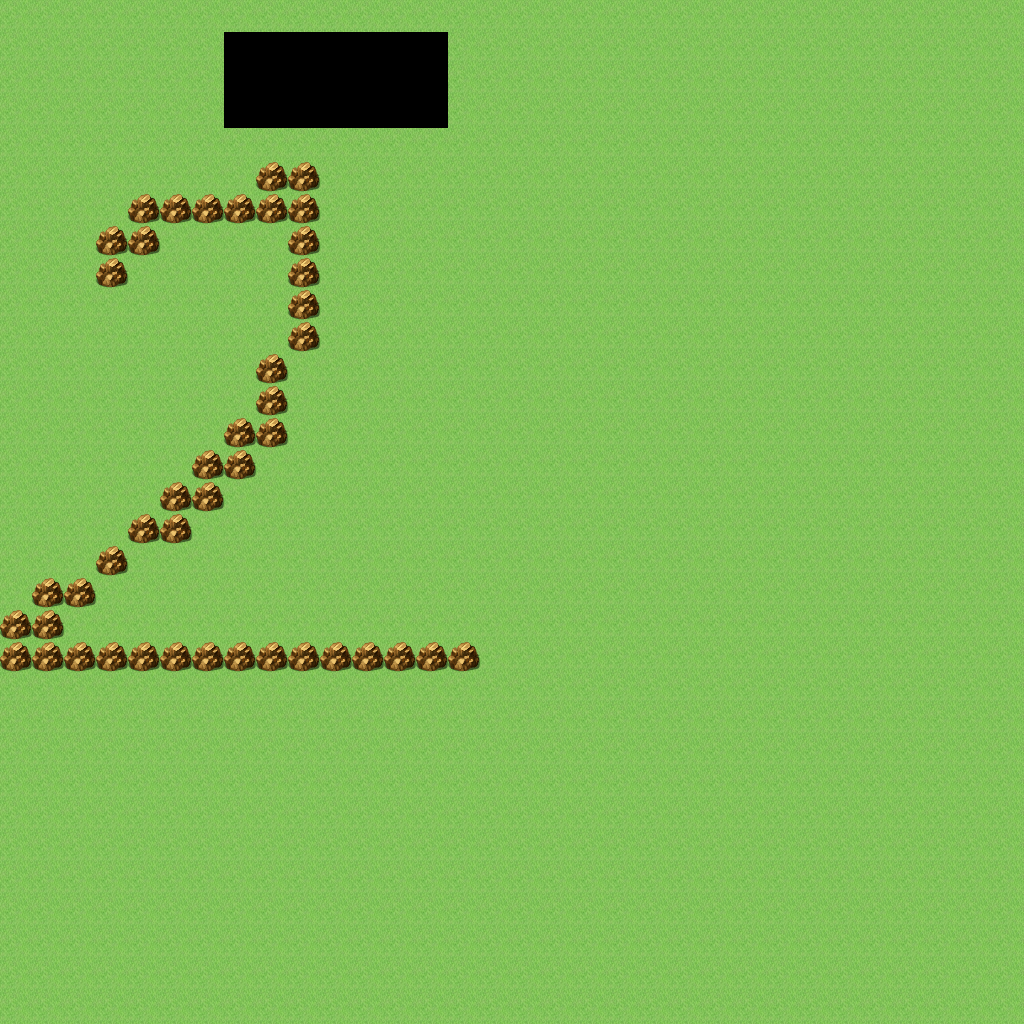

Below is a game level as drawn by its tile map, then a one-line description and the .tmx file that defines it, in full:
An orthogonal 32x32 tile map with 32x32 px tiles, 2 tile layers (ground, walls).

<map version="1.10" tiledversion="1.10.2" orientation="orthogonal" renderorder="right-down" width="32" height="32" tilewidth="32" tileheight="32" infinite="0" nextlayerid="3" nextobjectid="1">
 <tileset firstgid="1" name="tileset" tilewidth="32" tileheight="32" tilecount="256" columns="16">
  <image source="../textures/Spritesheet.png" trans="ff00ff" width="512" height="512" />
 </tileset>
 <layer id="1" name="ground" width="32" height="32">
  <data encoding="csv">
1,1,1,1,1,1,1,1,1,1,1,1,1,1,1,1,1,1,1,1,1,1,1,1,1,1,1,1,1,1,1,1,
1,1,1,1,1,1,1,0,0,0,0,0,0,0,1,1,1,1,1,1,1,1,1,1,1,1,1,1,1,1,1,1,
1,1,1,1,1,1,1,0,0,0,0,0,0,0,1,1,1,1,1,1,1,1,1,1,1,1,1,1,1,1,1,1,
1,1,1,1,1,1,1,0,0,0,0,0,0,0,1,1,1,1,1,1,1,1,1,1,1,1,1,1,1,1,1,1,
1,1,1,1,1,1,1,1,1,1,1,1,1,1,1,1,1,1,1,1,1,1,1,1,1,1,1,1,1,1,1,1,
1,1,1,1,1,1,1,1,1,1,1,1,1,1,1,1,1,1,1,1,1,1,1,1,1,1,1,1,1,1,1,1,
1,1,1,1,1,1,1,1,1,1,1,1,1,1,1,1,1,1,1,1,1,1,1,1,1,1,1,1,1,1,1,1,
1,1,1,1,1,1,1,1,1,1,1,1,1,1,1,1,1,1,1,1,1,1,1,1,1,1,1,1,1,1,1,1,
1,1,1,1,1,1,1,1,1,1,1,1,1,1,1,1,1,1,1,1,1,1,1,1,1,1,1,1,1,1,1,1,
1,1,1,1,1,1,1,1,1,1,1,1,1,1,1,1,1,1,1,1,1,1,1,1,1,1,1,1,1,1,1,1,
1,1,1,1,1,1,1,1,1,1,1,1,1,1,1,1,1,1,1,1,1,1,1,1,1,1,1,1,1,1,1,1,
1,1,1,1,1,1,1,1,1,1,1,1,1,1,1,1,1,1,1,1,1,1,1,1,1,1,1,1,1,1,1,1,
1,1,1,1,1,1,1,1,1,1,1,1,1,1,1,1,1,1,1,1,1,1,1,1,1,1,1,1,1,1,1,1,
1,1,1,1,1,1,1,1,1,1,1,1,1,1,1,1,1,1,1,1,1,1,1,1,1,1,1,1,1,1,1,1,
1,1,1,1,1,1,1,1,1,1,1,1,1,1,1,1,1,1,1,1,1,1,1,1,1,1,1,1,1,1,1,1,
1,1,1,1,1,1,1,1,1,1,1,1,1,1,1,1,1,1,1,1,1,1,1,1,1,1,1,1,1,1,1,1,
1,1,1,1,1,1,1,1,1,1,1,1,1,1,1,1,1,1,1,1,1,1,1,1,1,1,1,1,1,1,1,1,
1,1,1,1,1,1,1,1,1,1,1,1,1,1,1,1,1,1,1,1,1,1,1,1,1,1,1,1,1,1,1,1,
1,1,1,1,1,1,1,1,1,1,1,1,1,1,1,1,1,1,1,1,1,1,1,1,1,1,1,1,1,1,1,1,
1,1,1,1,1,1,1,1,1,1,1,1,1,1,1,1,1,1,1,1,1,1,1,1,1,1,1,1,1,1,1,1,
1,1,1,1,1,1,1,1,1,1,1,1,1,1,1,1,1,1,1,1,1,1,1,1,1,1,1,1,1,1,1,1,
1,1,1,1,1,1,1,1,1,1,1,1,1,1,1,1,1,1,1,1,1,1,1,1,1,1,1,1,1,1,1,1,
1,1,1,1,1,1,1,1,1,1,1,1,1,1,1,1,1,1,1,1,1,1,1,1,1,1,1,1,1,1,1,1,
1,1,1,1,1,1,1,1,1,1,1,1,1,1,1,1,1,1,1,1,1,1,1,1,1,1,1,1,1,1,1,1,
1,1,1,1,1,1,1,1,1,1,1,1,1,1,1,1,1,1,1,1,1,1,1,1,1,1,1,1,1,1,1,1,
1,1,1,1,1,1,1,1,1,1,1,1,1,1,1,1,1,1,1,1,1,1,1,1,1,1,1,1,1,1,1,1,
1,1,1,1,1,1,1,1,1,1,1,1,1,1,1,1,1,1,1,1,1,1,1,1,1,1,1,1,1,1,1,1,
1,1,1,1,1,1,1,1,1,1,1,1,1,1,1,1,1,1,1,1,1,1,1,1,1,1,1,1,1,1,1,1,
1,1,1,1,1,1,1,1,1,1,1,1,1,1,1,1,1,1,1,1,1,1,1,1,1,1,1,1,1,1,1,1,
1,1,1,1,1,1,1,1,1,1,1,1,1,1,1,1,1,1,1,1,1,1,1,1,1,1,1,1,1,1,1,1,
1,1,1,1,1,1,1,1,1,1,1,1,1,1,1,1,1,1,1,1,1,1,1,1,1,1,1,1,1,1,1,1,
1,1,1,1,1,1,1,1,1,1,1,1,1,1,1,1,1,1,1,1,1,1,1,1,1,1,1,1,1,1,1,1
</data>
 </layer>
 <layer id="2" name="walls" width="32" height="32">
  <data encoding="csv">
0,0,0,0,0,0,0,0,0,0,0,0,0,0,0,0,0,0,0,0,0,0,0,0,0,0,0,0,0,0,0,0,
0,0,0,0,0,0,0,0,0,0,0,0,0,0,0,0,0,0,0,0,0,0,0,0,0,0,0,0,0,0,0,0,
0,0,0,0,0,0,0,0,0,0,0,0,0,0,0,0,0,0,0,0,0,0,0,0,0,0,0,0,0,0,0,0,
0,0,0,0,0,0,0,0,0,0,0,0,0,0,0,0,0,0,0,0,0,0,0,0,0,0,0,0,0,0,0,0,
0,0,0,0,0,0,0,0,0,0,0,0,0,0,0,0,0,0,0,0,0,0,0,0,0,0,0,0,0,0,0,0,
0,0,0,0,0,0,0,0,4,4,0,0,0,0,0,0,0,0,0,0,0,0,0,0,0,0,0,0,0,0,0,0,
0,0,0,0,4,4,4,4,4,4,0,0,0,0,0,0,0,0,0,0,0,0,0,0,0,0,0,0,0,0,0,0,
0,0,0,4,4,0,0,0,0,4,0,0,0,0,0,0,0,0,0,0,0,0,0,0,0,0,0,0,0,0,0,0,
0,0,0,4,0,0,0,0,0,4,0,0,0,0,0,0,0,0,0,0,0,0,0,0,0,0,0,0,0,0,0,0,
0,0,0,0,0,0,0,0,0,4,0,0,0,0,0,0,0,0,0,0,0,0,0,0,0,0,0,0,0,0,0,0,
0,0,0,0,0,0,0,0,0,4,0,0,0,0,0,0,0,0,0,0,0,0,0,0,0,0,0,0,0,0,0,0,
0,0,0,0,0,0,0,0,4,0,0,0,0,0,0,0,0,0,0,0,0,0,0,0,0,0,0,0,0,0,0,0,
0,0,0,0,0,0,0,0,4,0,0,0,0,0,0,0,0,0,0,0,0,0,0,0,0,0,0,0,0,0,0,0,
0,0,0,0,0,0,0,4,4,0,0,0,0,0,0,0,0,0,0,0,0,0,0,0,0,0,0,0,0,0,0,0,
0,0,0,0,0,0,4,4,0,0,0,0,0,0,0,0,0,0,0,0,0,0,0,0,0,0,0,0,0,0,0,0,
0,0,0,0,0,4,4,0,0,0,0,0,0,0,0,0,0,0,0,0,0,0,0,0,0,0,0,0,0,0,0,0,
0,0,0,0,4,4,0,0,0,0,0,0,0,0,0,0,0,0,0,0,0,0,0,0,0,0,0,0,0,0,0,0,
0,0,0,4,0,0,0,0,0,0,0,0,0,0,0,0,0,0,0,0,0,0,0,0,0,0,0,0,0,0,0,0,
0,4,4,0,0,0,0,0,0,0,0,0,0,0,0,0,0,0,0,0,0,0,0,0,0,0,0,0,0,0,0,0,
4,4,0,0,0,0,0,0,0,0,0,0,0,0,0,0,0,0,0,0,0,0,0,0,0,0,0,0,0,0,0,0,
4,4,4,4,4,4,4,4,4,4,4,4,4,4,4,0,0,0,0,0,0,0,0,0,0,0,0,0,0,0,0,0,
0,0,0,0,0,0,0,0,0,0,0,0,0,0,0,0,0,0,0,0,0,0,0,0,0,0,0,0,0,0,0,0,
0,0,0,0,0,0,0,0,0,0,0,0,0,0,0,0,0,0,0,0,0,0,0,0,0,0,0,0,0,0,0,0,
0,0,0,0,0,0,0,0,0,0,0,0,0,0,0,0,0,0,0,0,0,0,0,0,0,0,0,0,0,0,0,0,
0,0,0,0,0,0,0,0,0,0,0,0,0,0,0,0,0,0,0,0,0,0,0,0,0,0,0,0,0,0,0,0,
0,0,0,0,0,0,0,0,0,0,0,0,0,0,0,0,0,0,0,0,0,0,0,0,0,0,0,0,0,0,0,0,
0,0,0,0,0,0,0,0,0,0,0,0,0,0,0,0,0,0,0,0,0,0,0,0,0,0,0,0,0,0,0,0,
0,0,0,0,0,0,0,0,0,0,0,0,0,0,0,0,0,0,0,0,0,0,0,0,0,0,0,0,0,0,0,0,
0,0,0,0,0,0,0,0,0,0,0,0,0,0,0,0,0,0,0,0,0,0,0,0,0,0,0,0,0,0,0,0,
0,0,0,0,0,0,0,0,0,0,0,0,0,0,0,0,0,0,0,0,0,0,0,0,0,0,0,0,0,0,0,0,
0,0,0,0,0,0,0,0,0,0,0,0,0,0,0,0,0,0,0,0,0,0,0,0,0,0,0,0,0,0,0,0,
0,0,0,0,0,0,0,0,0,0,0,0,0,0,0,0,0,0,0,0,0,0,0,0,0,0,0,0,0,0,0,0
</data>
 </layer>
</map>